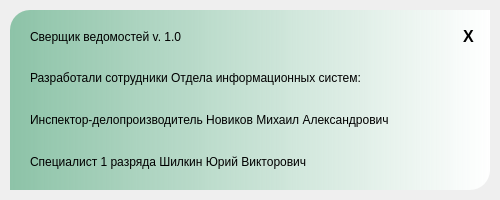
<?xml version="1.0" encoding="UTF-8"?>
<ui version="4.0">
 <class>Dialog</class>
 <widget class="QDialog" name="Dialog">
  <property name="windowModality">
   <enum>Qt::NonModal</enum>
  </property>
  <property name="enabled">
   <bool>true</bool>
  </property>
  <property name="geometry">
   <rect>
    <x>0</x>
    <y>0</y>
    <width>500</width>
    <height>200</height>
   </rect>
  </property>
  <property name="minimumSize">
   <size>
    <width>382</width>
    <height>152</height>
   </size>
  </property>
  <property name="maximumSize">
   <size>
    <width>500</width>
    <height>200</height>
   </size>
  </property>
  <property name="cursor">
   <cursorShape>ArrowCursor</cursorShape>
  </property>
  <property name="contextMenuPolicy">
   <enum>Qt::DefaultContextMenu</enum>
  </property>
  <property name="windowTitle">
   <string>Dialog</string>
  </property>
  <property name="windowIcon">
   <iconset>
    <normaloff>:/roskazna.png</normaloff>:/roskazna.png</iconset>
  </property>
  <property name="styleSheet">
   <string notr="true"/>
  </property>
  <layout class="QVBoxLayout" name="verticalLayout">
   <property name="spacing">
    <number>0</number>
   </property>
   <property name="leftMargin">
    <number>0</number>
   </property>
   <property name="topMargin">
    <number>0</number>
   </property>
   <property name="rightMargin">
    <number>0</number>
   </property>
   <property name="bottomMargin">
    <number>0</number>
   </property>
   <item>
    <widget class="QWidget" name="widget" native="true">
     <property name="styleSheet">
      <string notr="true"/>
     </property>
     <widget class="QLabel" name="label">
      <property name="geometry">
       <rect>
        <x>10</x>
        <y>10</y>
        <width>480</width>
        <height>180</height>
       </rect>
      </property>
      <property name="styleSheet">
       <string notr="true">border-top-left-radius: 20px;
border-bottom-right-radius: 20px;
border-color: black;
background-color: qlineargradient(spread:pad, x1:0, y1:0, x2:1, y2:0, stop:0 rgba(85, 170, 127, 162), stop:1 rgba(255, 255, 255, 255));</string>
      </property>
      <property name="text">
       <string/>
      </property>
     </widget>
     <widget class="QWidget" name="">
      <property name="geometry">
       <rect>
        <x>30</x>
        <y>10</y>
        <width>449</width>
        <height>163</height>
       </rect>
      </property>
      <layout class="QVBoxLayout" name="verticalLayout_2">
       <property name="spacing">
        <number>20</number>
       </property>
       <property name="topMargin">
        <number>17</number>
       </property>
       <item>
        <layout class="QHBoxLayout" name="horizontalLayout">
         <property name="spacing">
          <number>0</number>
         </property>
         <property name="topMargin">
          <number>0</number>
         </property>
         <property name="rightMargin">
          <number>5</number>
         </property>
         <item>
          <widget class="QLabel" name="label_4">
           <property name="styleSheet">
            <string notr="true">font: 75  17pt &quot;Times New Roman&quot;;</string>
           </property>
           <property name="text">
            <string>Сверщик ведомостей v. 1.0</string>
           </property>
          </widget>
         </item>
         <item>
          <spacer name="horizontalSpacer">
           <property name="orientation">
            <enum>Qt::Horizontal</enum>
           </property>
           <property name="sizeHint" stdset="0">
            <size>
             <width>40</width>
             <height>20</height>
            </size>
           </property>
          </spacer>
         </item>
         <item>
          <widget class="QPushButton" name="pushButton">
           <property name="font">
            <font>
             <pointsize>12</pointsize>
             <weight>75</weight>
             <bold>true</bold>
            </font>
           </property>
           <property name="styleSheet">
            <string notr="true">border: none;</string>
           </property>
           <property name="text">
            <string>X</string>
           </property>
          </widget>
         </item>
        </layout>
       </item>
       <item>
        <widget class="QLabel" name="label_3">
         <property name="styleSheet">
          <string notr="true">font: 75 italic 13pt &quot;Times New Roman&quot;;</string>
         </property>
         <property name="text">
          <string>Разработали сотрудники Отдела информационных систем:</string>
         </property>
        </widget>
       </item>
       <item>
        <widget class="QLabel" name="label_2">
         <property name="styleSheet">
          <string notr="true">font: 75 italic 12pt &quot;Times New Roman&quot;;</string>
         </property>
         <property name="text">
          <string>Инспектор-делопроизводитель Новиков Михаил Александрович</string>
         </property>
        </widget>
       </item>
       <item>
        <widget class="QLabel" name="label_5">
         <property name="styleSheet">
          <string notr="true">font: 75 italic 12pt &quot;Times New Roman&quot;;</string>
         </property>
         <property name="text">
          <string>Специалист 1 разряда Шилкин Юрий Викторович</string>
         </property>
        </widget>
       </item>
      </layout>
     </widget>
    </widget>
   </item>
  </layout>
 </widget>
 <resources>
  <include location="Images.qrc"/>
 </resources>
 <connections/>
</ui>
